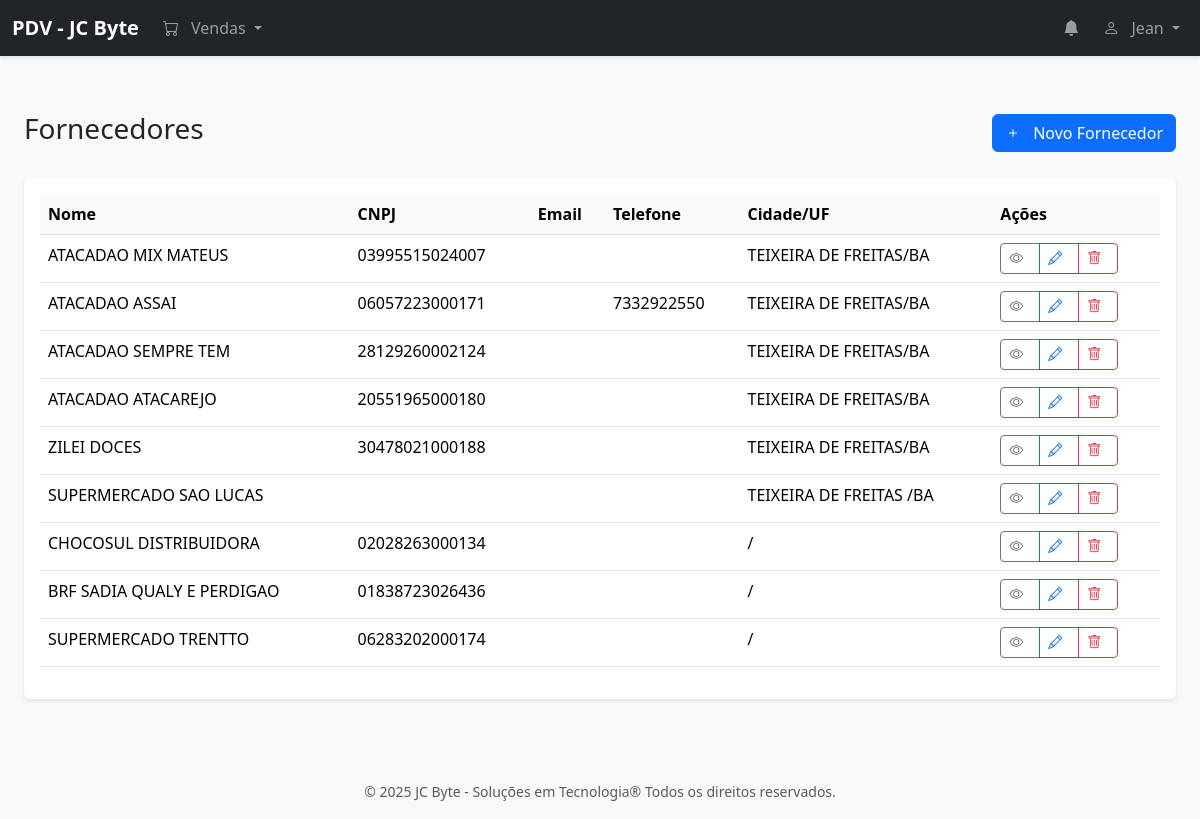
Page /suppliers (signed in) on the committed database.
### models.py (models this page shows, shortened)
class User(UserMixin, db.Model):
    __tablename__ = 'users'
    id = db.Column(db.Integer, primary_key=True)
    name = db.Column(db.String(100), nullable=False)
    username = db.Column(db.String(80), unique=True, nullable=False)
    email = db.Column(db.String(120))
    password = db.Column(db.String(200), nullable=False)
    role = db.Column(db.String(20), nullable=False)  # admin, manager, seller
    status = db.Column(db.String(20), nullable=False)  # active, inactive
    created_at = db.Column(db.DateTime, default=datetime.utcnow)
    cash_registers = db.relationship('CashRegister', back_populates='user', lazy=True)

class Supplier(db.Model):
    __tablename__ = 'suppliers'
    id = db.Column(db.Integer, primary_key=True)
    name = db.Column(db.String(100), nullable=False)
    cnpj = db.Column(db.String(14), unique=True)
    email = db.Column(db.String(120))
    phone = db.Column(db.String(20))
    address = db.Column(db.String(200))
    city = db.Column(db.String(100))
    state = db.Column(db.String(2))
    zip_code = db.Column(db.String(8))
    contact_name = db.Column(db.String(100))
    payment_terms = db.Column(db.String(200))
    created_at = db.Column(db.DateTime, default=datetime.utcnow)
    products = db.relationship('Product', back_populates='supplier', lazy=True)
    payables = db.relationship('Payable', back_populates='supplier', lazy=True)
    invoices = db.relationship('Invoice', back_populates='supplier', lazy=True)

### routes/suppliers.py (the view)
@suppliers_bp.route('/suppliers')
@login_required
def list_suppliers():
    try:
        suppliers = Supplier.query.all()
        return render_template('suppliers/list.html', suppliers=suppliers)
    except Exception as e:
        return jsonify({
            'success': False,
            'error': str(e)
        }), 500

### app.py (called while the page is built)
@login_manager.user_loader
def load_user(user_id):
    return db.session.get(User, int(user_id))

@app.before_request
def before_request():
    if not request.path.startswith('/static/'):  # Ignora arquivos estáticos
        check_notifications()

### notifications_manager.py (called while the page is built, shortened)
def create_notification(type, message, reference_id=None):
    existing = Notification.query.filter_by(
        type=type,
        reference_id=reference_id,
        read=False
    ).first()

### templates/suppliers/list.html (shortened to what this page needs)
{% extends "base.html" %}
{% block content %}
<div class="container-fluid py-4">
    <div class="d-flex justify-content-between align-items-center mb-4">
        <h1 class="h3">Fornecedores</h1>
        <button type="button" class="btn btn-primary" onclick="openCreateModal()">
            <i class="bi bi-plus"></i> Novo Fornecedor
        </button>
    </div>
    <div class="card">
        <div class="card-body">
            <div class="table-responsive">
                <table class="table table-hover">
                    <thead>
                        <tr>
                            <th>Nome</th>
                            <th>CNPJ</th>
                            <th>Email</th>
                            <th>Telefone</th>
                            <th>Cidade/UF</th>
                            <th>Ações</th>
                        </tr>
                    </thead>
                    <tbody>
                        {% for supplier in suppliers %}
                        <tr>
                            <td>{{ supplier.name }}</td>
                            <td>{{ supplier.cnpj }}</td>
                            <td>{{ supplier.email }}</td>
                            <td>{{ supplier.phone }}</td>
                            <td>{{ supplier.city }}/{{ supplier.state }}</td>
                            <td>
                                <div class="btn-group">
                                    <button type="button" class="btn btn-sm btn-outline-secondary" onclick="viewSupplier({{ supplier.id }})">
                                        <i class="bi bi-eye"></i>
                                    </button>
                                    <button type="button" class="btn btn-sm btn-outline-primary" onclick="editSupplier({{ supplier.id }})">
                                        <i class="bi bi-pencil"></i>
                                    </button>
                                    <button type="button" class="btn btn-sm btn-outline-danger" onclick="deleteSupplier({{ supplier.id }})">
                                        <i class="bi bi-trash"></i>
                                    </button>
                                </div>
                            </td>
                        </tr>
                        {% endfor %}
                    </tbody>
                </table>
            </div>
        </div>
    </div>
</div>
{% endblock %}

### templates/base.html (shortened to what this page needs)
<!DOCTYPE html>
<html lang="pt-BR">
<head>
    <link href="https://cdn.jsdelivr.net/npm/bootstrap@5.3.2/dist/css/bootstrap.min.css" rel="stylesheet">
    <link href="https://cdn.jsdelivr.net/npm/bootstrap-icons@1.11.3/font/bootstrap-icons.min.css" rel="stylesheet">
    <link rel="stylesheet" href="https://cdnjs.cloudflare.com/ajax/libs/toastr.js/latest/toastr.min.css">
    <link href="{{ url_for('static', filename='css/style.css') }}" rel="stylesheet">
    <link rel="stylesheet" href="{{ url_for('static', filename='css/notifications.css') }}">
    <link rel="stylesheet" href="https://cdnjs.cloudflare.com/ajax/libs/font-awesome/6.2.1/css/all.min.css">
</head>
<body>
    <nav class="navbar navbar-expand-lg navbar-dark bg-dark">
        <div class="container-fluid">
            <a class="navbar-brand" href="{{ url_for('index') }}">PDV - JC Byte</a>
            <div class="collapse navbar-collapse" id="navbarNav">
                <ul class="navbar-nav me-auto">
                    <li class="nav-item dropdown">
                        <a class="nav-link dropdown-toggle" href="#" id="salesDropdown" role="button" data-bs-toggle="dropdown">
                            <i class="bi bi-cart"></i>
                            <span>Vendas</span>
                        </a>
                    </li>
                </ul>
                <ul class="navbar-nav">
                    <li class="nav-item dropdown">
                        <a class="nav-link position-relative" href="#" role="button" data-bs-toggle="dropdown" aria-expanded="false">
                            <i class="bi bi-bell-fill"></i>
                        </a>
                    </li>
                    <li class="nav-item dropdown">
                        <a class="nav-link dropdown-toggle" href="#" data-bs-toggle="dropdown">
                            <i class="bi bi-person"></i> {{ current_user.username }}
                        </a>
                    </li>
                </ul>
            </div>
        </div>
    </nav>
    <main class="container-fluid">
        {% block content %}{% endblock %}
    </main>
    <div class="footer mt-4 py-3">
        <div class="container text-center">
            <small class="text-muted">
                &copy; 2025 JC Byte - Soluções em Tecnologia®  Todos os direitos reservados.
            </small>
        </div>
    </div>
</body>
</html>

### static/css/style.css (style rules this page uses)
body { background-color: #f8f9fa; }
.navbar { margin-bottom: 2rem; box-shadow: 0 2px 4px rgba(0,0,0,.1); }
.navbar-brand { font-weight: bold; }
.card { box-shadow: 0 2px 4px rgba(0,0,0,.1); border: none; margin-bottom: 1rem; }
.table th { border-top: none; background-color: #f8f9fa; }
.btn { font-weight: 500; }
.btn-primary { background-color: #0d6efd; border-color: #0d6efd; }
.bi { margin-right: 0.5rem; }

### rows in the picture
User: username "Jean"
Supplier: name "ATACADAO MIX MATEUS", cnpj "03995515024007", city "TEIXEIRA DE FREITAS", state "BA"
Supplier: name "ATACADAO ASSAI", cnpj "06057223000171", phone "7332922550", city "TEIXEIRA DE FREITAS", state "BA"
Supplier: name "ATACADAO SEMPRE TEM", cnpj "28129260002124", city "TEIXEIRA DE FREITAS", state "BA"
Supplier: name "ATACADAO ATACAREJO", cnpj "20551965000180", city "TEIXEIRA DE FREITAS", state "BA"
Supplier: name "ZILEI DOCES", cnpj "30478021000188", city "TEIXEIRA DE FREITAS", state "BA"
Supplier: name "SUPERMERCADO SAO LUCAS", city "TEIXEIRA DE FREITAS", state "BA"
Supplier: name "CHOCOSUL DISTRIBUIDORA", cnpj "02028263000134"
Supplier: name "BRF SADIA QUALY E PERDIGAO", cnpj "01838723026436"
Supplier: name "SUPERMERCADO TRENTTO", cnpj "06283202000174"
